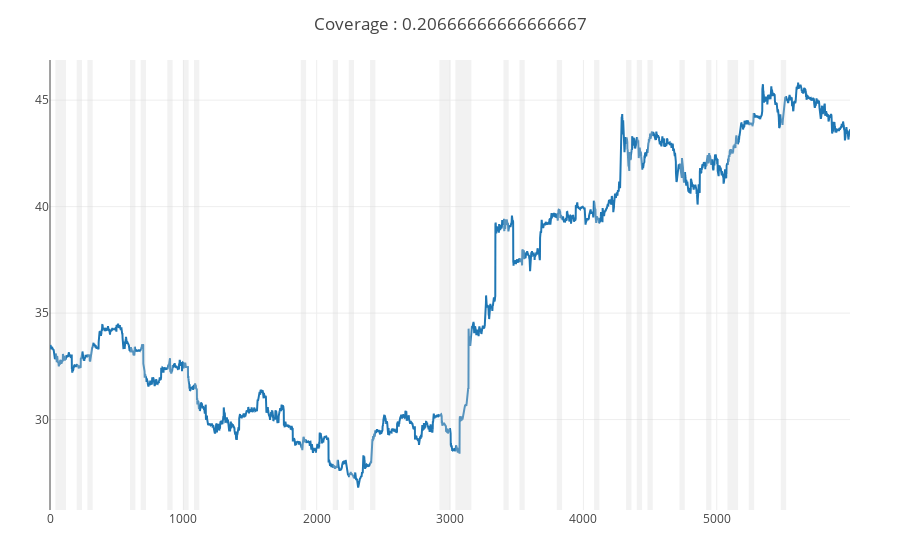

Notebook code cell kept with this figure:
### Code cell
plotprevisibility(control.lastPrice, signal)

### Figure 1 — Plotly figure (JSON) as saved in the notebook; plotly's stock layout.template omitted (floating-point values rounded to 4 significant figures; data arrays with more than 128 entries replaced by an {"elided": "..."} marker saying what was removed)
{"data": [{"type": "scatter", "y": {"elided": "6000 float values"}}], "layout": {"autosize": true, "margin": {"b": 50, "l": 50, "r": 50, "t": 60}, "shapes": [{"fillcolor": "#d3d3d3", "line": {"width": 0}, "opacity": 0.3, "type": "rect", "x0": 40, "x1": 120, "xref": "x", "y0": 0, "y1": 1, "yref": "paper"}, {"fillcolor": "#d3d3d3", "line": {"width": 0}, "opacity": 0.3, "type": "rect", "x0": 200, "x1": 240, "xref": "x", "y0": 0, "y1": 1, "yref": "paper"}, {"fillcolor": "#d3d3d3", "line": {"width": 0}, "opacity": 0.3, "type": "rect", "x0": 280, "x1": 320, "xref": "x", "y0": 0, "y1": 1, "yref": "paper"}, {"fillcolor": "#d3d3d3", "line": {"width": 0}, "opacity": 0.3, "type": "rect", "x0": 600, "x1": 640, "xref": "x", "y0": 0, "y1": 1, "yref": "paper"}, {"fillcolor": "#d3d3d3", "line": {"width": 0}, "opacity": 0.3, "type": "rect", "x0": 680, "x1": 720, "xref": "x", "y0": 0, "y1": 1, "yref": "paper"}, {"fillcolor": "#d3d3d3", "line": {"width": 0}, "opacity": 0.3, "type": "rect", "x0": 880, "x1": 920, "xref": "x", "y0": 0, "y1": 1, "yref": "paper"}, {"fillcolor": "#d3d3d3", "line": {"width": 0}, "opacity": 0.3, "type": "rect", "x0": 1000, "x1": 1040, "xref": "x", "y0": 0, "y1": 1, "yref": "paper"}, {"fillcolor": "#d3d3d3", "line": {"width": 0}, "opacity": 0.3, "type": "rect", "x0": 1080, "x1": 1120, "xref": "x", "y0": 0, "y1": 1, "yref": "paper"}, {"fillcolor": "#d3d3d3", "line": {"width": 0}, "opacity": 0.3, "type": "rect", "x0": 1880, "x1": 1920, "xref": "x", "y0": 0, "y1": 1, "yref": "paper"}, {"fillcolor": "#d3d3d3", "line": {"width": 0}, "opacity": 0.3, "type": "rect", "x0": 2120, "x1": 2160, "xref": "x", "y0": 0, "y1": 1, "yref": "paper"}, {"fillcolor": "#d3d3d3", "line": {"width": 0}, "opacity": 0.3, "type": "rect", "x0": 2240, "x1": 2280, "xref": "x", "y0": 0, "y1": 1, "yref": "paper"}, {"fillcolor": "#d3d3d3", "line": {"width": 0}, "opacity": 0.3, "type": "rect", "x0": 2400, "x1": 2440, "xref": "x", "y0": 0, "y1": 1, "yref": "paper"}, {"fillcolor": "#d3d3d3", "line": {"width": 0}, "opacity": 0.3, "type": "rect", "x0": 2920, "x1": 3000, "xref": "x", "y0": 0, "y1": 1, "yref": "paper"}, {"fillcolor": "#d3d3d3", "line": {"width": 0}, "opacity": 0.3, "type": "rect", "x0": 3040, "x1": 3160, "xref": "x", "y0": 0, "y1": 1, "yref": "paper"}, {"fillcolor": "#d3d3d3", "line": {"width": 0}, "opacity": 0.3, "type": "rect", "x0": 3400, "x1": 3440, "xref": "x", "y0": 0, "y1": 1, "yref": "paper"}, {"fillcolor": "#d3d3d3", "line": {"width": 0}, "opacity": 0.3, "type": "rect", "x0": 3520, "x1": 3560, "xref": "x", "y0": 0, "y1": 1, "yref": "paper"}, {"fillcolor": "#d3d3d3", "line": {"width": 0}, "opacity": 0.3, "type": "rect", "x0": 3800, "x1": 3840, "xref": "x", "y0": 0, "y1": 1, "yref": "paper"}, {"fillcolor": "#d3d3d3", "line": {"width": 0}, "opacity": 0.3, "type": "rect", "x0": 4080, "x1": 4120, "xref": "x", "y0": 0, "y1": 1, "yref": "paper"}, {"fillcolor": "#d3d3d3", "line": {"width": 0}, "opacity": 0.3, "type": "rect", "x0": 4320, "x1": 4360, "xref": "x", "y0": 0, "y1": 1, "yref": "paper"}, {"fillcolor": "#d3d3d3", "line": {"width": 0}, "opacity": 0.3, "type": "rect", "x0": 4400, "x1": 4440, "xref": "x", "y0": 0, "y1": 1, "yref": "paper"}, {"fillcolor": "#d3d3d3", "line": {"width": 0}, "opacity": 0.3, "type": "rect", "x0": 4480, "x1": 4520, "xref": "x", "y0": 0, "y1": 1, "yref": "paper"}, {"fillcolor": "#d3d3d3", "line": {"width": 0}, "opacity": 0.3, "type": "rect", "x0": 4720, "x1": 4760, "xref": "x", "y0": 0, "y1": 1, "yref": "paper"}, {"fillcolor": "#d3d3d3", "line": {"width": 0}, "opacity": 0.3, "type": "rect", "x0": 4920, "x1": 4960, "xref": "x", "y0": 0, "y1": 1, "yref": "paper"}, {"fillcolor": "#d3d3d3", "line": {"width": 0}, "opacity": 0.3, "type": "rect", "x0": 5080, "x1": 5160, "xref": "x", "y0": 0, "y1": 1, "yref": "paper"}, {"fillcolor": "#d3d3d3", "line": {"width": 0}, "opacity": 0.3, "type": "rect", "x0": 5240, "x1": 5280, "xref": "x", "y0": 0, "y1": 1, "yref": "paper"}, {"fillcolor": "#d3d3d3", "line": {"width": 0}, "opacity": 0.3, "type": "rect", "x0": 5480, "x1": 5520, "xref": "x", "y0": 0, "y1": 1, "yref": "paper"}], "title": {"text": "Coverage : 0.20666666666666667"}, "xaxis": {"autorange": true, "range": [0, 5999]}, "yaxis": {"autorange": true, "range": [25.75, 46.89], "type": "linear"}}}
